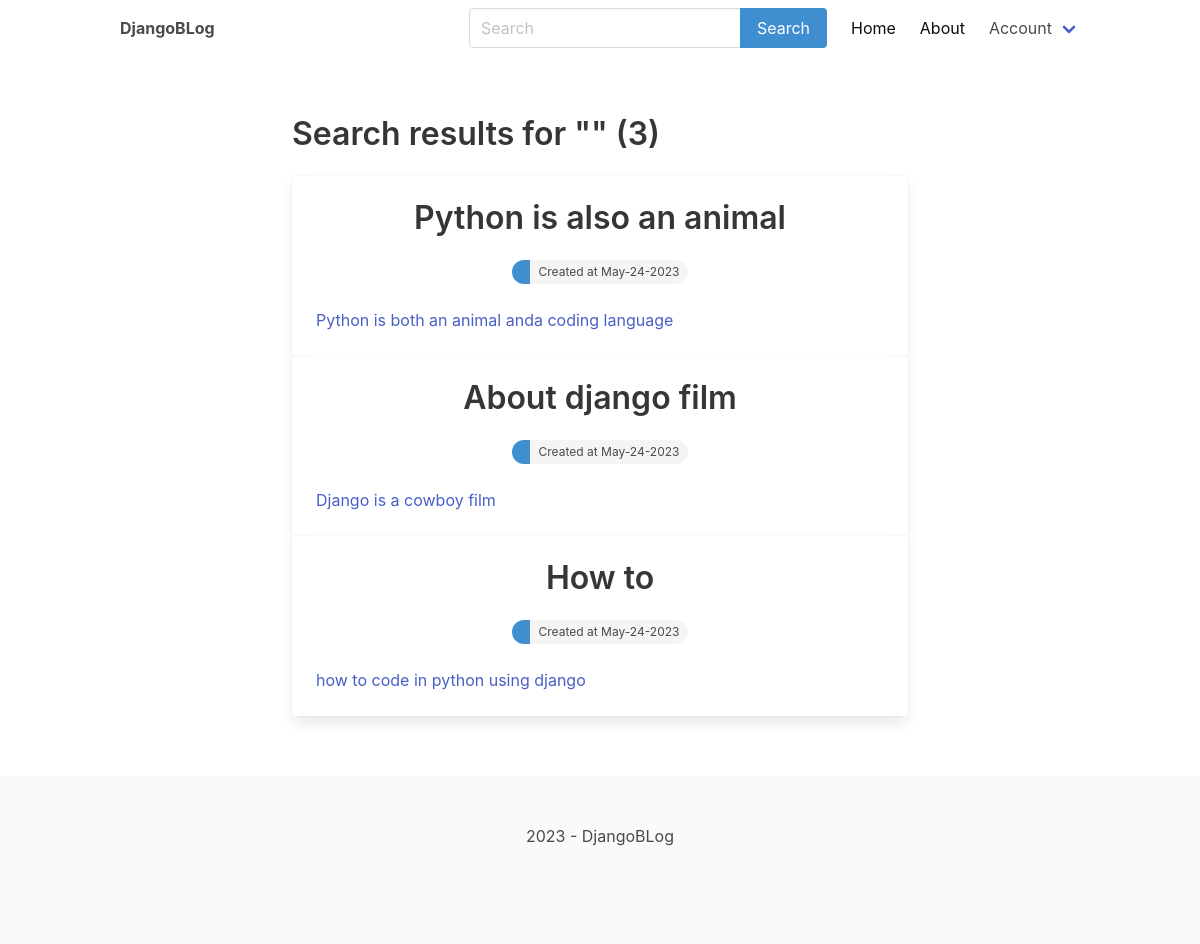
The app's page /search/ with its own data.
### blog/models.py (models this page shows, shortened)
class Post(models.Model):
    ACTIVE = 'active'
    DRAFT = 'draft'
    CHOICES_STATUS = (
        (ACTIVE, 'Active'),
        (DRAFT, 'Draft'),
    )
    category = models.ForeignKey(Category, on_delete=models.CASCADE, related_name='posts', null=True)
    title = models.CharField(max_length=200)
    intro = models.CharField(max_length=200)
    slug = models.SlugField(max_length=200, unique=True)
    body = models.TextField(max_length=800)
    updated = models.DateTimeField(auto_now=True)
    created = models.DateTimeField(auto_now_add=True)
    status = models.CharField(max_length=10, choices=CHOICES_STATUS, default=DRAFT)
    class Meta:
        ordering = ['-updated', '-created']

### blog/views.py (the view)
# urls.py: path('search/', views.search, name='search'),
def search(request):
    query = request.GET.get('query', '')
    posts = Post.objects.filter(status=Post.ACTIVE).filter(Q(title__icontains=query) | Q(body__icontains=query) | Q(intro__icontains=query))
    return render(request, 'blog/search.html', {'posts': posts, 'query': query})

### blog/templates/blog/search.html (shortened to what this page needs)
{% extends 'main.html' %}
{% block content %}
    <div class="container">
        <section class="articles">
            <div class="column is-8 is-offset-2">
                <h1 class="title">
                    Search results for "{{ query }}" ({{ posts|length }})
                </h1>
                {% for post in posts %}
                    <div class="card article">
                        <div class="card-content">
                            <a href="{% url 'post_detail' post.category.slug  post.slug %}">
                                <div class="media">
                                    <div class="media-content has-text-centered">
                                        <p class="title article-title">{{ post.title }}</p>
                                        <div class="tags has-addons level-item">
                                            <span class="tag is-rounded is-info">{{ post.author }}</span>
                                            <span class="tag is-rounded">Created at {{ post.created|date:'M-d-Y' }}</span>
                                        </div>
                                    </div>
                                </div>
                                <div class="content article-intro">
                                    {{ post.intro }}
                                </div>
                            </a>
                        </div>
                    </div>
                {% empty %}
                    <div class="content">
                        <p>No result for the given query...</p>
                    </div>
                {% endfor %}
            </div>
        </section>
    </div>
{% endblock %}

### records on screen
Post: title "Python is also an animal", created "May-24-2023", intro "Python is both an animal anda coding language"
Post: title "About django film", created "May-24-2023", intro "Django is a cowboy film"
Post: title "How to", created "May-24-2023", intro "how to code in python using django"

### other values on screen
{{ posts|length }} "3"
